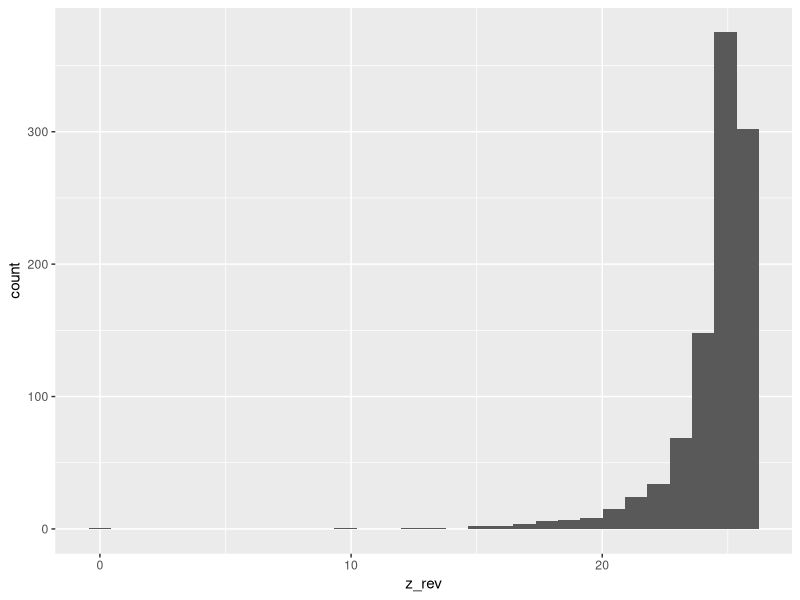
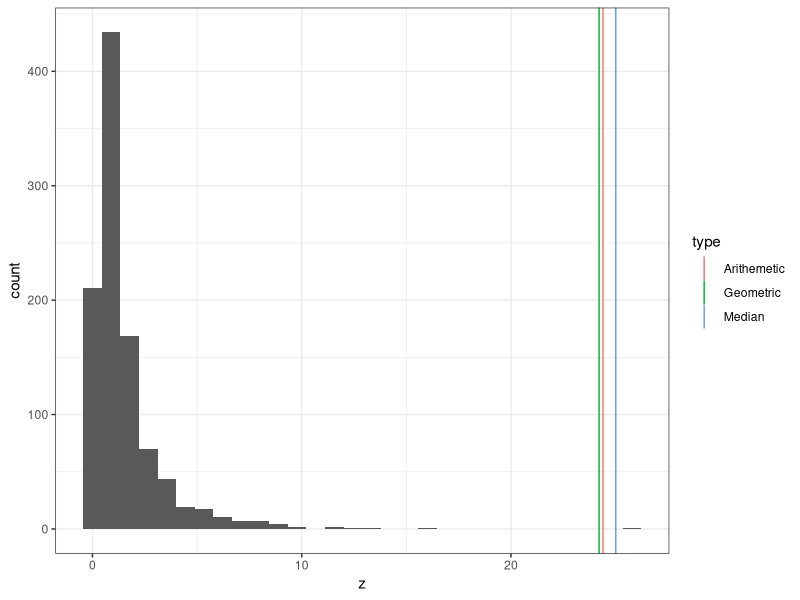

The R script that drew these images, in order:
# set up ------------------------------------------------------------------

rm(list = ls())
library(tidyverse)


# exercise 1 --------------------------------------------------------------

# Create a new vector z with length 1000
# as exp(rnorm(n = 1000, mean = 0, sd = 0.1)), 
# and calculate the arithmetic mean, geometric mean, and median.

z <- exp(rnorm(n = 1000, mean = 0, sd = 1))
mu_z <- mean(z) #arithemetic mean
gmu_z <- prod(z)^(1 / length(z)) #geometric mean
med_z <-median(z) #median


# draw a histogram of z using functions tibble(), ggplot(), and geom_(histogram)
df_z <- as_tibble(z)

g_hist <- df_z %>% #original histogram
  ggplot(aes(x = z)) + 
  geom_histogram()

# draw vertical lines of arithmetic mean, geometric mean, 
#and median on the histogram with different colors using a function geom_vline()

g_hist2 <- df_z %>% 
  ggplot(aes(x = value)) + 
  geom_histogram() +
  geom_vline(xintercept = mu_z, color = "red", size = 0.75) + 
  geom_vline(xintercept = gmu_z, color = "blue", size = 2, alpha = 0.7) + 
  geom_vline(xintercept = med_z, color = "orange", size = 0.75)

# create a new vector z_rev as -z + max(z) + 0.1 ad repeat 1-4
z <- exp(rnorm(n = 1000, mean = 0, sd = 1))
z_rev <- -z + max(z) + 0.1

(mu_rz <- mean (z_rev))
(gmu_rz <- exp(mean(log(z_rev))))
(med_rz <- median(z_rev))

df_zrev <- as_tibble(z_rev)

g_histr <- df_zrev %>% 
  ggplot(aes(x = z_rev)) + 
  geom_histogram()
g_histr

# draw vertical lines of arithmetic mean, geometric mean, 
#and median on the histogram with different colors using a function geom_vline()

df_mu <- tibble(mu = c(mu_rz, gmu_rz, med_rz), 
                type = c("Arithemetic", "Geometric", "Median"))

g_hist + 
  geom_vline(data = df_mu, 
             aes(xintercept = mu, color = type)) + 
  theme_bw()


# Comparing variation measures --------------------------------------------

w <- rnorm(100, mean = 10, sd = 1)
head(w) # show first 6 elements in w

m <- w * 1000

# standard deviation
var_w <- sum((w - mean(w))^2) / length(w)
(sd_w <- sqrt(var_w))

(var_m <- sum((m - mean(m))^2) / length(m))
(sd_m <- sqrt(var_m))

# MAD
ad_w <- abs(w - median(w))
(mad_w <- median(ad_w))

ad_m <- abs(w - median(m))
(mad_m <- median(ad_m))

# coefficient of variation
(cv_w <- sqrt(var_w) / mean(w))
(cv_m <- sqrt(var_m) / mean(m))

#MAD/Median
# for x
(mm_w <- mad_w / median(w))
(mm_m <- mad_m / median(m))
